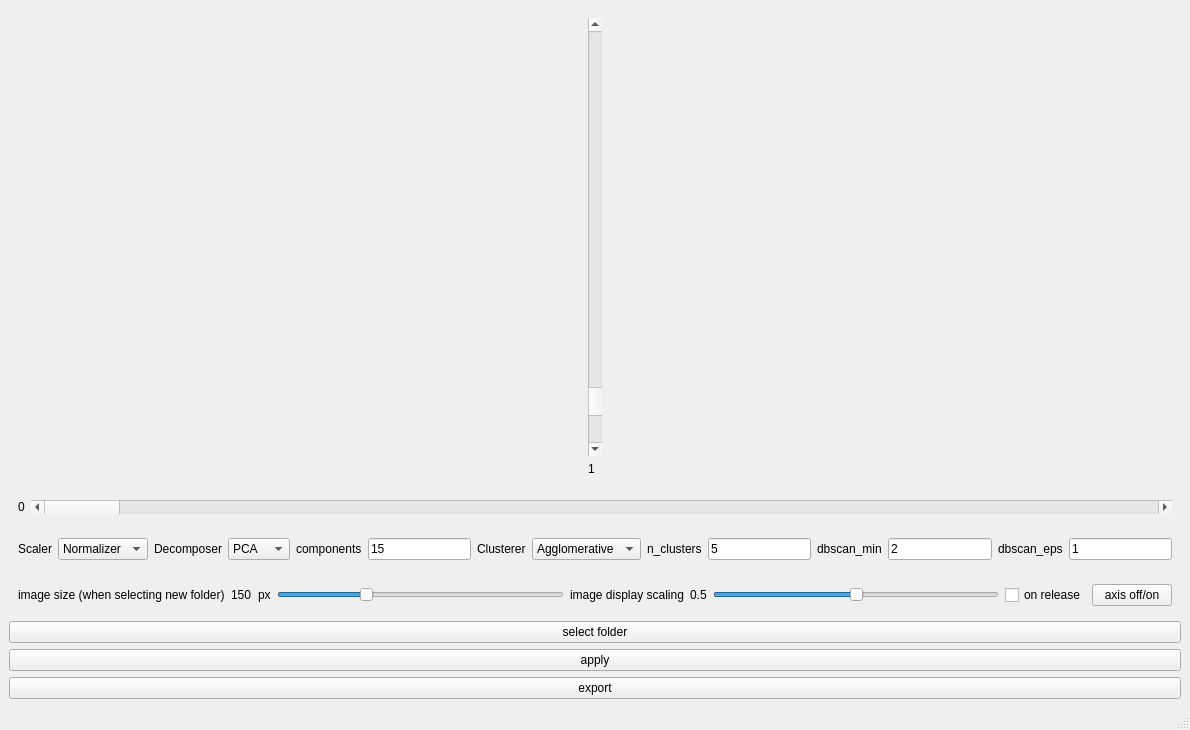
<?xml version="1.0" encoding="UTF-8"?>
<ui version="4.0">
 <class>MainWindow</class>
 <widget class="QMainWindow" name="MainWindow">
  <property name="geometry">
   <rect>
    <x>0</x>
    <y>0</y>
    <width>1190</width>
    <height>730</height>
   </rect>
  </property>
  <property name="windowTitle">
   <string>Image Clustering Tool</string>
  </property>
  <widget class="QWidget" name="centralwidget">
   <layout class="QVBoxLayout" name="verticalLayout">
    <item>
     <layout class="QHBoxLayout" name="horizontalLayout_3">
      <item>
       <widget class="QWidget" name="yDimensionWidget" native="true">
        <property name="sizePolicy">
         <sizepolicy hsizetype="Fixed" vsizetype="Preferred">
          <horstretch>0</horstretch>
          <verstretch>0</verstretch>
         </sizepolicy>
        </property>
        <layout class="QVBoxLayout" name="verticalLayout_2">
         <item>
          <widget class="QScrollBar" name="yDimensionScrollbar">
           <property name="sizePolicy">
            <sizepolicy hsizetype="Fixed" vsizetype="Expanding">
             <horstretch>0</horstretch>
             <verstretch>0</verstretch>
            </sizepolicy>
           </property>
           <property name="maximum">
            <number>14</number>
           </property>
           <property name="pageStep">
            <number>1</number>
           </property>
           <property name="value">
            <number>1</number>
           </property>
           <property name="orientation">
            <enum>Qt::Orientation::Vertical</enum>
           </property>
           <property name="invertedAppearance">
            <bool>true</bool>
           </property>
          </widget>
         </item>
         <item>
          <widget class="QLabel" name="yDimensionLabel">
           <property name="sizePolicy">
            <sizepolicy hsizetype="Fixed" vsizetype="Preferred">
             <horstretch>0</horstretch>
             <verstretch>0</verstretch>
            </sizepolicy>
           </property>
           <property name="font">
            <font>
             <bold>false</bold>
            </font>
           </property>
           <property name="text">
            <string>1</string>
           </property>
          </widget>
         </item>
        </layout>
       </widget>
      </item>
      <item>
       <layout class="QVBoxLayout" name="matplotlibBaseLayout"/>
      </item>
     </layout>
    </item>
    <item>
     <widget class="QWidget" name="xDimensionWidget" native="true">
      <property name="sizePolicy">
       <sizepolicy hsizetype="Preferred" vsizetype="Fixed">
        <horstretch>0</horstretch>
        <verstretch>0</verstretch>
       </sizepolicy>
      </property>
      <layout class="QHBoxLayout" name="horizontalLayout_2">
       <item>
        <widget class="QLabel" name="xDimensionLabel">
         <property name="sizePolicy">
          <sizepolicy hsizetype="Preferred" vsizetype="Minimum">
           <horstretch>0</horstretch>
           <verstretch>0</verstretch>
          </sizepolicy>
         </property>
         <property name="font">
          <font>
           <bold>false</bold>
          </font>
         </property>
         <property name="text">
          <string>0</string>
         </property>
        </widget>
       </item>
       <item>
        <widget class="QScrollBar" name="xDimensionScrollbar">
         <property name="sizePolicy">
          <sizepolicy hsizetype="Expanding" vsizetype="Minimum">
           <horstretch>0</horstretch>
           <verstretch>0</verstretch>
          </sizepolicy>
         </property>
         <property name="maximum">
          <number>14</number>
         </property>
         <property name="pageStep">
          <number>1</number>
         </property>
         <property name="orientation">
          <enum>Qt::Orientation::Horizontal</enum>
         </property>
        </widget>
       </item>
      </layout>
     </widget>
    </item>
    <item>
     <widget class="QWidget" name="parameterInputWidget" native="true">
      <property name="sizePolicy">
       <sizepolicy hsizetype="Preferred" vsizetype="Fixed">
        <horstretch>0</horstretch>
        <verstretch>0</verstretch>
       </sizepolicy>
      </property>
      <layout class="QHBoxLayout" name="horizontalLayout">
       <property name="sizeConstraint">
        <enum>QLayout::SizeConstraint::SetMinimumSize</enum>
       </property>
       <item>
        <widget class="QLabel" name="label">
         <property name="sizePolicy">
          <sizepolicy hsizetype="Minimum" vsizetype="Fixed">
           <horstretch>0</horstretch>
           <verstretch>0</verstretch>
          </sizepolicy>
         </property>
         <property name="text">
          <string>Scaler</string>
         </property>
        </widget>
       </item>
       <item>
        <widget class="QComboBox" name="scalerComboBox">
         <item>
          <property name="text">
           <string>Normalizer</string>
          </property>
         </item>
         <item>
          <property name="text">
           <string>Robust</string>
          </property>
         </item>
         <item>
          <property name="text">
           <string>Standard</string>
          </property>
         </item>
         <item>
          <property name="text">
           <string>MinMax</string>
          </property>
         </item>
         <item>
          <property name="text">
           <string>None</string>
          </property>
         </item>
        </widget>
       </item>
       <item>
        <widget class="QLabel" name="label_2">
         <property name="sizePolicy">
          <sizepolicy hsizetype="Minimum" vsizetype="Fixed">
           <horstretch>0</horstretch>
           <verstretch>0</verstretch>
          </sizepolicy>
         </property>
         <property name="minimumSize">
          <size>
           <width>0</width>
           <height>0</height>
          </size>
         </property>
         <property name="text">
          <string>Decomposer</string>
         </property>
        </widget>
       </item>
       <item>
        <widget class="QComboBox" name="decomposerComboBox">
         <item>
          <property name="text">
           <string>PCA</string>
          </property>
         </item>
         <item>
          <property name="text">
           <string>TSNE</string>
          </property>
         </item>
         <item>
          <property name="text">
           <string>NMF</string>
          </property>
         </item>
        </widget>
       </item>
       <item>
        <widget class="QLabel" name="label_3">
         <property name="sizePolicy">
          <sizepolicy hsizetype="Minimum" vsizetype="Fixed">
           <horstretch>0</horstretch>
           <verstretch>0</verstretch>
          </sizepolicy>
         </property>
         <property name="text">
          <string>components</string>
         </property>
        </widget>
       </item>
       <item>
        <widget class="QLineEdit" name="componentsLineEdit">
         <property name="text">
          <string>15</string>
         </property>
        </widget>
       </item>
       <item>
        <widget class="QLabel" name="label_4">
         <property name="sizePolicy">
          <sizepolicy hsizetype="Minimum" vsizetype="Fixed">
           <horstretch>0</horstretch>
           <verstretch>0</verstretch>
          </sizepolicy>
         </property>
         <property name="text">
          <string>Clusterer</string>
         </property>
        </widget>
       </item>
       <item>
        <widget class="QComboBox" name="clustererComboBox">
         <item>
          <property name="text">
           <string>Agglomerative</string>
          </property>
         </item>
         <item>
          <property name="text">
           <string>KMeans</string>
          </property>
         </item>
         <item>
          <property name="text">
           <string>DBSCAN</string>
          </property>
         </item>
        </widget>
       </item>
       <item>
        <widget class="QLabel" name="label_7">
         <property name="sizePolicy">
          <sizepolicy hsizetype="Minimum" vsizetype="Fixed">
           <horstretch>0</horstretch>
           <verstretch>0</verstretch>
          </sizepolicy>
         </property>
         <property name="text">
          <string>n_clusters</string>
         </property>
        </widget>
       </item>
       <item>
        <widget class="QLineEdit" name="nClustersLineEdit">
         <property name="text">
          <string>5</string>
         </property>
        </widget>
       </item>
       <item>
        <widget class="QLabel" name="label_5">
         <property name="sizePolicy">
          <sizepolicy hsizetype="Minimum" vsizetype="Fixed">
           <horstretch>0</horstretch>
           <verstretch>0</verstretch>
          </sizepolicy>
         </property>
         <property name="text">
          <string>dbscan_min</string>
         </property>
        </widget>
       </item>
       <item>
        <widget class="QLineEdit" name="dbscanMinLineEdit">
         <property name="text">
          <string>2</string>
         </property>
        </widget>
       </item>
       <item>
        <widget class="QLabel" name="label_6">
         <property name="sizePolicy">
          <sizepolicy hsizetype="Minimum" vsizetype="Fixed">
           <horstretch>0</horstretch>
           <verstretch>0</verstretch>
          </sizepolicy>
         </property>
         <property name="text">
          <string>dbscan_eps</string>
         </property>
         <property name="margin">
          <number>0</number>
         </property>
        </widget>
       </item>
       <item>
        <widget class="QLineEdit" name="dbscanEpsLineEdit">
         <property name="text">
          <string>1</string>
         </property>
        </widget>
       </item>
      </layout>
     </widget>
    </item>
    <item>
     <widget class="QWidget" name="widget" native="true">
      <layout class="QHBoxLayout" name="horizontalLayout_4">
       <item>
        <widget class="QLabel" name="label_8">
         <property name="text">
          <string>image size (when selecting new folder)</string>
         </property>
        </widget>
       </item>
       <item>
        <widget class="QLabel" name="preScalingLabel">
         <property name="text">
          <string>150</string>
         </property>
        </widget>
       </item>
       <item>
        <widget class="QLabel" name="label_10">
         <property name="text">
          <string>px</string>
         </property>
        </widget>
       </item>
       <item>
        <widget class="QSlider" name="preScalingSlider">
         <property name="maximum">
          <number>500</number>
         </property>
         <property name="singleStep">
          <number>10</number>
         </property>
         <property name="pageStep">
          <number>10</number>
         </property>
         <property name="value">
          <number>150</number>
         </property>
         <property name="orientation">
          <enum>Qt::Orientation::Horizontal</enum>
         </property>
        </widget>
       </item>
       <item>
        <widget class="QLabel" name="label_9">
         <property name="text">
          <string>image display scaling</string>
         </property>
        </widget>
       </item>
       <item>
        <widget class="QLabel" name="displayScalingLabel">
         <property name="text">
          <string>0.5</string>
         </property>
        </widget>
       </item>
       <item>
        <widget class="QSlider" name="displayScalingSlider">
         <property name="maximum">
          <number>100</number>
         </property>
         <property name="pageStep">
          <number>1</number>
         </property>
         <property name="value">
          <number>50</number>
         </property>
         <property name="orientation">
          <enum>Qt::Orientation::Horizontal</enum>
         </property>
        </widget>
       </item>
       <item>
        <widget class="QCheckBox" name="onReleaseCheckBox">
         <property name="text">
          <string>on release</string>
         </property>
        </widget>
       </item>
       <item>
        <widget class="QPushButton" name="axisOffOnButton">
         <property name="text">
          <string>axis off/on</string>
         </property>
        </widget>
       </item>
      </layout>
     </widget>
    </item>
    <item>
     <widget class="QPushButton" name="selectFolderButton">
      <property name="text">
       <string>select folder</string>
      </property>
     </widget>
    </item>
    <item>
     <widget class="QPushButton" name="applyButton">
      <property name="text">
       <string>apply</string>
      </property>
     </widget>
    </item>
    <item>
     <widget class="QPushButton" name="exportButton">
      <property name="text">
       <string>export</string>
      </property>
     </widget>
    </item>
   </layout>
  </widget>
  <widget class="QStatusBar" name="statusbar"/>
 </widget>
 <resources/>
 <connections>
  <connection>
   <sender>applyButton</sender>
   <signal>clicked()</signal>
   <receiver>MainWindow</receiver>
   <slot>on_apply_button_clicked()</slot>
   <hints>
    <hint type="sourcelabel">
     <x>503</x>
     <y>617</y>
    </hint>
    <hint type="destinationlabel">
     <x>503</x>
     <y>329</y>
    </hint>
   </hints>
  </connection>
  <connection>
   <sender>selectFolderButton</sender>
   <signal>clicked()</signal>
   <receiver>MainWindow</receiver>
   <slot>on_select_folder_button_clicked()</slot>
   <hints>
    <hint type="sourcelabel">
     <x>503</x>
     <y>587</y>
    </hint>
    <hint type="destinationlabel">
     <x>503</x>
     <y>329</y>
    </hint>
   </hints>
  </connection>
  <connection>
   <sender>exportButton</sender>
   <signal>clicked()</signal>
   <receiver>MainWindow</receiver>
   <slot>on_export_button_clicked()</slot>
   <hints>
    <hint type="sourcelabel">
     <x>500</x>
     <y>604</y>
    </hint>
    <hint type="destinationlabel">
     <x>500</x>
     <y>323</y>
    </hint>
   </hints>
  </connection>
  <connection>
   <sender>xDimensionScrollbar</sender>
   <signal>valueChanged(int)</signal>
   <receiver>MainWindow</receiver>
   <slot>on_x_dimension_scrollbar_changed(int)</slot>
   <hints>
    <hint type="sourcelabel">
     <x>503</x>
     <y>450</y>
    </hint>
    <hint type="destinationlabel">
     <x>497</x>
     <y>316</y>
    </hint>
   </hints>
  </connection>
  <connection>
   <sender>yDimensionScrollbar</sender>
   <signal>valueChanged(int)</signal>
   <receiver>MainWindow</receiver>
   <slot>on_y_dimension_scrollbar_changed(int)</slot>
   <hints>
    <hint type="sourcelabel">
     <x>24</x>
     <y>207</y>
    </hint>
    <hint type="destinationlabel">
     <x>497</x>
     <y>316</y>
    </hint>
   </hints>
  </connection>
  <connection>
   <sender>displayScalingSlider</sender>
   <signal>valueChanged(int)</signal>
   <receiver>MainWindow</receiver>
   <slot>on_display_scaling_slider_changed(int)</slot>
   <hints>
    <hint type="sourcelabel">
     <x>778</x>
     <y>529</y>
    </hint>
    <hint type="destinationlabel">
     <x>479</x>
     <y>334</y>
    </hint>
   </hints>
  </connection>
  <connection>
   <sender>preScalingSlider</sender>
   <signal>valueChanged(int)</signal>
   <receiver>MainWindow</receiver>
   <slot>on_prescaling_slider_changed(int)</slot>
   <hints>
    <hint type="sourcelabel">
     <x>316</x>
     <y>529</y>
    </hint>
    <hint type="destinationlabel">
     <x>479</x>
     <y>334</y>
    </hint>
   </hints>
  </connection>
  <connection>
   <sender>displayScalingSlider</sender>
   <signal>sliderReleased()</signal>
   <receiver>MainWindow</receiver>
   <slot>on_display_scaling_slider_released()</slot>
   <hints>
    <hint type="sourcelabel">
     <x>923</x>
     <y>603</y>
    </hint>
    <hint type="destinationlabel">
     <x>597</x>
     <y>371</y>
    </hint>
   </hints>
  </connection>
  <connection>
   <sender>axisOffOnButton</sender>
   <signal>clicked()</signal>
   <receiver>MainWindow</receiver>
   <slot>on_axis_off_on_button_clicked()</slot>
   <hints>
    <hint type="sourcelabel">
     <x>1134</x>
     <y>588</y>
    </hint>
    <hint type="destinationlabel">
     <x>594</x>
     <y>364</y>
    </hint>
   </hints>
  </connection>
 </connections>
 <slots>
  <slot>on_apply_button_clicked()</slot>
  <slot>on_select_folder_button_clicked()</slot>
  <slot>on_export_button_clicked()</slot>
  <slot>on_x_dimension_scrollbar_changed(int)</slot>
  <slot>on_y_dimension_scrollbar_changed(int)</slot>
  <slot>on_prescaling_slider_changed(int)</slot>
  <slot>on_display_scaling_slider_changed(int)</slot>
  <slot>on_display_scaling_slider_released()</slot>
  <slot>on_axis_off_on_button_clicked()</slot>
 </slots>
</ui>
